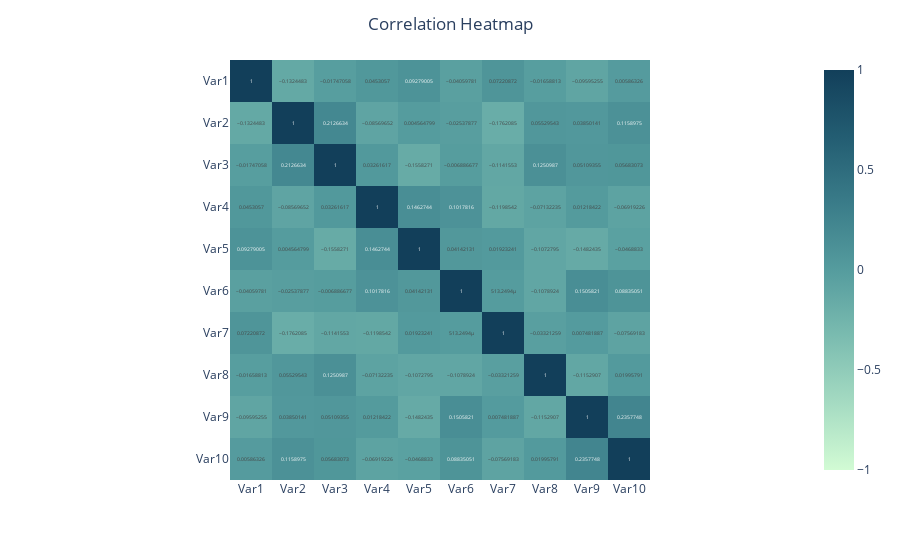

Notebook source saved alongside this figure:
### Markdown cell above
### Plotly

### Code cell
# Creating a sample DataFrame
np.random.seed(42)
data = np.random.rand(100, 10)
df = pd.DataFrame(data, columns=[f'Var{i+1}' for i in range(10)])

# Calculating the correlation matrix
corr = df.corr()

# Creating the heatmap
fig = px.imshow(corr, color_continuous_scale='darkmint', text_auto=True, zmin=-1, zmax=1)

# Adding title
fig.update_layout(title_text='Correlation Heatmap', title_x=0.5)

# Displaying the plot
fig.show()

### Figure 1 — Plotly figure (JSON) as saved in the notebook; plotly's stock layout.template omitted (floating-point values rounded to 4 significant figures)
{"data": [{"coloraxis": "coloraxis", "name": "0", "texttemplate": "%{z}", "x": ["Var1", "Var2", "Var3", "Var4", "Var5", "Var6", "Var7", "Var8", "Var9", "Var10"], "y": ["Var1", "Var2", "Var3", "Var4", "Var5", "Var6", "Var7", "Var8", "Var9", "Var10"], "z": [[1.0, -0.1324, -0.01747, 0.04531, 0.09279, -0.0406, 0.07221, -0.01659, -0.09595, 0.005863], [-0.1324, 1.0, 0.2127, -0.0857, 0.004565, -0.02538, -0.1762, 0.0553, 0.0385, 0.1159], [-0.01747, 0.2127, 1.0, 0.03262, -0.1558, -0.006887, -0.1142, 0.1251, 0.05109, 0.05683], [0.04531, -0.0857, 0.03262, 1.0, 0.1463, 0.1018, -0.1199, -0.07132, 0.01218, -0.06919], [0.09279, 0.004565, -0.1558, 0.1463, 1.0, 0.04142, 0.01923, -0.1073, -0.1482, -0.04688], [-0.0406, -0.02538, -0.006887, 0.1018, 0.04142, 1.0, 0.0005132, -0.1079, 0.1506, 0.08835], [0.07221, -0.1762, -0.1142, -0.1199, 0.01923, 0.0005132, 1.0, -0.03321, 0.007482, -0.07569], [-0.01659, 0.0553, 0.1251, -0.07132, -0.1073, -0.1079, -0.03321, 1.0, -0.1153, 0.01996], [-0.09595, 0.0385, 0.05109, 0.01218, -0.1482, 0.1506, 0.007482, -0.1153, 1.0, 0.2358], [0.005863, 0.1159, 0.05683, -0.06919, -0.04688, 0.08835, -0.07569, 0.01996, 0.2358, 1.0]], "type": "heatmap", "xaxis": "x", "yaxis": "y", "hovertemplate": "x: %{x}<br>y: %{y}<br>color: %{z}<extra></extra>"}], "layout": {"xaxis": {"anchor": "y", "domain": [0.0, 1.0], "scaleanchor": "y", "constrain": "domain"}, "yaxis": {"anchor": "x", "domain": [0.0, 1.0], "autorange": "reversed", "constrain": "domain"}, "coloraxis": {"colorscale": [[0.0, "rgb(210, 251, 212)"], [0.1667, "rgb(165, 219, 194)"], [0.3333, "rgb(123, 188, 176)"], [0.5, "rgb(85, 156, 158)"], [0.6667, "rgb(58, 124, 137)"], [0.8333, "rgb(35, 93, 114)"], [1.0, "rgb(18, 63, 90)"]], "cmin": -1, "cmax": 1}, "margin": {"t": 60}, "title": {"text": "Correlation Heatmap", "x": 0.5}}}
